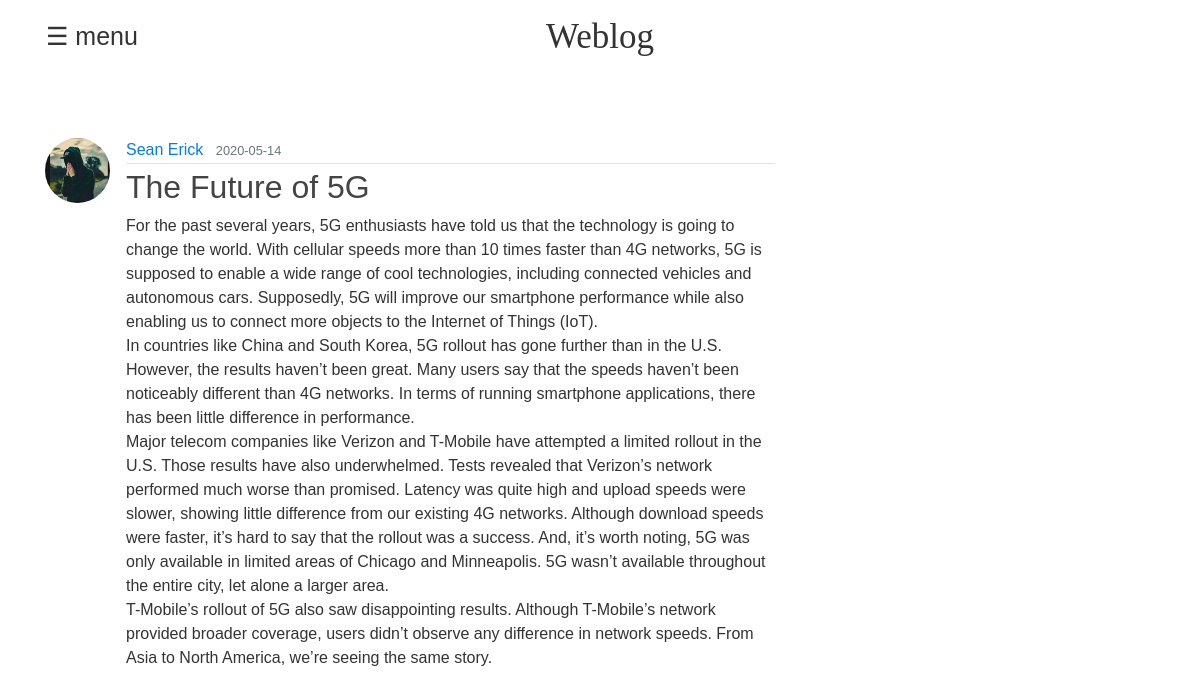
Screenshot of /post/3 with the database file from the repository.
### flaskblog/models.py (models this page shows, shortened)
class User(db.Model, UserMixin):
    id = db.Column(db.Integer, primary_key=True)
    username = db.Column(db.String(20), unique=True, nullable=False)
    email = db.Column(db.String(120), unique=True, nullable=False)
    image_file = db.Column(db.String(20), nullable=False, default='default.jpg')
    password = db.Column(db.String(60), nullable=False)
    posts = db.relationship('Post', backref='author', lazy=True)

class Post(db.Model):
    id = db.Column(db.Integer, primary_key=True)
    title = db.Column(db.String(100), nullable=False)
    date_posted = db.Column(db.DateTime, nullable=False, default=datetime.utcnow)
    content = db.Column(db.Text, nullable=False)
    user_id = db.Column(db.Integer, db.ForeignKey('user.id'), nullable=False)

### flaskblog/routes.py (the view)
@app.route("/post/<int:post_id>")
def post(post_id):
    post = Post.query.get_or_404(post_id)
    return render_template('post.html', title=post.title, post=post)

### flaskblog/templates/post.html (shortened to what this page needs)
{% extends "layout.html" %}
{% block content %}
  <article class="media content-section">
    <img class="rounded-circle article-img" src="{{ url_for('static', filename='profile_pics/' + post.author.image_file) }}">
    <div class="media-body">
      <div class="article-metadata">
        <a class="mr-2" href="{{ url_for('user_posts', username=post.author.username) }}">{{ post.author.username }}</a>
        <small class="text-muted">{{ post.date_posted.strftime('%Y-%m-%d') }}</small>
      </div>
      <h2 class="article-title">{{ post.title }}</h2>
      <p class="article-content">{{ post.content }}</p>
    </div>
  </article>
{% endblock content %}

### flaskblog/static/main.css (style rules this page uses)
body { font-family: Optima, sans-serif; }
body { color: #333333; padding-top: 10px; }
h1, h2, h3, h4, h5, h6 { color: #444444; }
.content-section { padding-top: 50px; border: 0px; border-radius: 2px; margin-bottom: 20px; }
.article-title { color: #444444; }
.article-content { white-space: pre-line; }
.article-img { height: 65px; width: 65px; margin-right: 16px; }
.article-metadata { padding-bottom: 1px; margin-bottom: 4px; border-bottom: 1px solid #e3e3e3 }

### rows the page displays
User: image_file (picture), author.username "Sean Erick"
Post: date_posted "2020-05-14", title "The Future of 5G", content "For the past several years, 5G enthusiasts have told us that the technology is going to change the world. With cellular speeds more than 10 times faster than 4G networks, 5G is supposed to enable a wide range of cool technologies, including connected vehicles and autonomous cars. Supposedly, 5G will improve our smartphone performance while also enabling us to connect more objects to the Internet of Things (IoT). In countries like China and South Korea, 5G rollout has gone further than in the U.S. However, the results haven’t been great. Many users say that the speeds haven’t been noticeably different than 4G networks. In terms of running smartphone applications, there has been little…"
